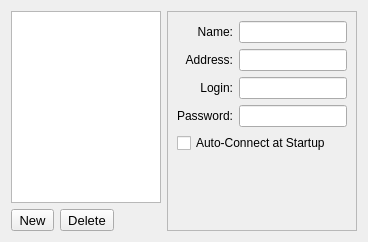
     <widget class="QWidget" name="tab_bookmarks">
      <attribute name="title">
       <string>Bookmarks</string>
      </attribute>
      <layout class="QHBoxLayout">
       <item>
        <layout class="QVBoxLayout">
         <item>
          <widget class="QListWidget" name="fBookmarksList">
           <property name="maximumSize">
            <size>
             <width>150</width>
             <height>16777215</height>
            </size>
           </property>
          </widget>
         </item>
         <item>
          <layout class="QHBoxLayout">
           <item>
            <widget class="QToolButton" name="btnBMAdd">
             <property name="font">
              <font>
               <pointsize>10</pointsize>
              </font>
             </property>
             <property name="toolTip">
              <string>&lt;html&gt;&lt;head&gt;&lt;meta name=&quot;qrichtext&quot; content=&quot;1&quot; /&gt;&lt;style type=&quot;text/css&quot;&gt;
p, li { white-space: pre-wrap; }
&lt;/style&gt;&lt;/head&gt;&lt;body style=&quot; font-family:'Sans Serif'; font-size:10pt; font-weight:400; font-style:normal;&quot;&gt;
&lt;p style=&quot; margin-top:0px; margin-bottom:0px; margin-left:0px; margin-right:0px; -qt-block-indent:0; text-indent:0px;&quot;&gt;Create a new bookmark.&lt;/p&gt;&lt;/body&gt;&lt;/html&gt;</string>
             </property>
             <property name="text">
              <string>New</string>
             </property>
            </widget>
           </item>
           <item>
            <widget class="QToolButton" name="btnBMRemove">
             <property name="font">
              <font>
               <pointsize>10</pointsize>
              </font>
             </property>
             <property name="toolTip">
              <string>&lt;html&gt;&lt;head&gt;&lt;meta name=&quot;qrichtext&quot; content=&quot;1&quot; /&gt;&lt;style type=&quot;text/css&quot;&gt;
p, li { white-space: pre-wrap; }
&lt;/style&gt;&lt;/head&gt;&lt;body style=&quot; font-family:'Sans Serif'; font-size:10pt; font-weight:400; font-style:normal;&quot;&gt;
&lt;p style=&quot; margin-top:0px; margin-bottom:0px; margin-left:0px; margin-right:0px; -qt-block-indent:0; text-indent:0px;&quot;&gt;Delete the selected bookmark.&lt;/p&gt;&lt;/body&gt;&lt;/html&gt;</string>
             </property>
             <property name="text">
              <string>Delete</string>
             </property>
            </widget>
           </item>
           <item>
            <spacer>
             <property name="orientation">
              <enum>Qt::Horizontal</enum>
             </property>
             <property name="sizeHint" stdset="0">
              <size>
               <width>40</width>
               <height>20</height>
              </size>
             </property>
            </spacer>
           </item>
          </layout>
         </item>
        </layout>
       </item>
       <item>
        <widget class="QFrame" name="fBMGroup">
         <property name="sizePolicy">
          <sizepolicy hsizetype="Expanding" vsizetype="Preferred">
           <horstretch>2</horstretch>
           <verstretch>0</verstretch>
          </sizepolicy>
         </property>
         <property name="frameShape">
          <enum>QFrame::StyledPanel</enum>
         </property>
         <property name="frameShadow">
          <enum>QFrame::Raised</enum>
         </property>
         <layout class="QHBoxLayout">
          <item>
           <layout class="QGridLayout">
            <item row="0" column="0">
             <widget class="QLabel" name="label_8">
              <property name="text">
               <string>Name:</string>
              </property>
              <property name="alignment">
               <set>Qt::AlignRight|Qt::AlignTrailing|Qt::AlignVCenter</set>
              </property>
             </widget>
            </item>
            <item row="0" column="1">
             <widget class="QLineEdit" name="fBMName"/>
            </item>
            <item row="1" column="0">
             <widget class="QLabel" name="label_9">
              <property name="text">
               <string>Address:</string>
              </property>
              <property name="alignment">
               <set>Qt::AlignRight|Qt::AlignTrailing|Qt::AlignVCenter</set>
              </property>
             </widget>
            </item>
            <item row="1" column="1">
             <widget class="QLineEdit" name="fBMAddr"/>
            </item>
            <item row="2" column="0">
             <widget class="QLabel" name="label_10">
              <property name="text">
               <string>Login:</string>
              </property>
              <property name="alignment">
               <set>Qt::AlignRight|Qt::AlignTrailing|Qt::AlignVCenter</set>
              </property>
             </widget>
            </item>
            <item row="2" column="1">
             <widget class="QLineEdit" name="fBMLogin"/>
            </item>
            <item row="3" column="0">
             <widget class="QLabel" name="label_11">
              <property name="text">
               <string>Password:</string>
              </property>
              <property name="alignment">
               <set>Qt::AlignRight|Qt::AlignTrailing|Qt::AlignVCenter</set>
              </property>
             </widget>
            </item>
            <item row="3" column="1">
             <widget class="QLineEdit" name="fBMPassword">
              <property name="echoMode">
               <enum>QLineEdit::Password</enum>
              </property>
             </widget>
            </item>
            <item row="4" column="0" colspan="2">
             <widget class="QCheckBox" name="fBMAutoConnect">
              <property name="text">
               <string>Auto-Connect at Startup</string>
              </property>
             </widget>
            </item>
            <item row="5" column="0" colspan="2">
             <spacer>
              <property name="orientation">
               <enum>Qt::Vertical</enum>
              </property>
              <property name="sizeHint" stdset="0">
               <size>
                <width>20</width>
                <height>40</height>
               </size>
              </property>
             </spacer>
            </item>
           </layout>
          </item>
         </layout>
        </widget>
       </item>
      </layout>
     </widget>
